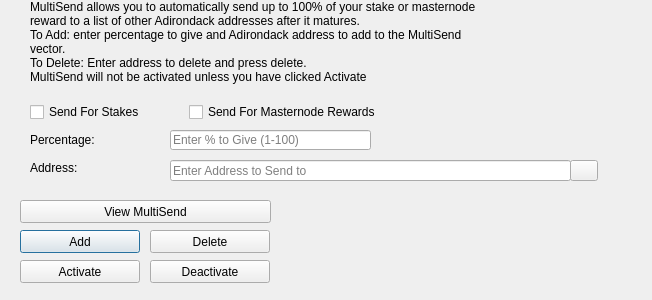
<?xml version="1.0" encoding="UTF-8"?>
<ui version="4.0">
 <class>MultiSendDialog</class>
 <widget class="QDialog" name="MultiSendDialog">
  <property name="windowModality">
   <enum>Qt::NonModal</enum>
  </property>
  <property name="geometry">
   <rect>
    <x>0</x>
    <y>0</y>
    <width>652</width>
    <height>300</height>
   </rect>
  </property>
  <property name="windowTitle">
   <string>MultiSend</string>
  </property>
  <widget class="QLineEdit" name="multiSendPercentEdit">
   <property name="geometry">
    <rect>
     <x>170</x>
     <y>130</y>
     <width>201</width>
     <height>20</height>
    </rect>
   </property>
   <property name="toolTip">
    <string>Enter whole numbers 1 - 100</string>
   </property>
   <property name="placeholderText">
    <string>Enter % to Give (1-100)</string>
   </property>
  </widget>
  <widget class="QLineEdit" name="multiSendAddressEdit">
   <property name="geometry">
    <rect>
     <x>170</x>
     <y>160</y>
     <width>401</width>
     <height>21</height>
    </rect>
   </property>
   <property name="toolTip">
    <string/>
   </property>
   <property name="placeholderText">
    <string>Enter Address to Send to</string>
   </property>
  </widget>
  <widget class="QLabel" name="label_2">
   <property name="geometry">
    <rect>
     <x>30</x>
     <y>0</y>
     <width>451</width>
     <height>121</height>
    </rect>
   </property>
   <property name="lineWidth">
    <number>1</number>
   </property>
   <property name="text">
    <string>MultiSend allows you to automatically send up to 100% of your stake or masternode reward to a list of other Adirondack addresses after it matures.
To Add: enter percentage to give and Adirondack address to add to the MultiSend vector.
To Delete: Enter address to delete and press delete.
MultiSend will not be activated unless you have clicked Activate</string>
   </property>
   <property name="alignment">
    <set>Qt::AlignLeading|Qt::AlignLeft|Qt::AlignTop</set>
   </property>
   <property name="wordWrap">
    <bool>true</bool>
   </property>
  </widget>
  <widget class="QLabel" name="message">
   <property name="geometry">
    <rect>
     <x>290</x>
     <y>200</y>
     <width>351</width>
     <height>91</height>
    </rect>
   </property>
   <property name="text">
    <string/>
   </property>
  </widget>
  <widget class="QPushButton" name="addButton">
   <property name="geometry">
    <rect>
     <x>20</x>
     <y>230</y>
     <width>120</width>
     <height>23</height>
    </rect>
   </property>
   <property name="toolTip">
    <string/>
   </property>
   <property name="statusTip">
    <string>Add to MultiSend Vector</string>
   </property>
   <property name="text">
    <string>Add</string>
   </property>
  </widget>
  <widget class="QPushButton" name="disableButton">
   <property name="geometry">
    <rect>
     <x>150</x>
     <y>260</y>
     <width>120</width>
     <height>23</height>
    </rect>
   </property>
   <property name="statusTip">
    <string>Deactivate MultiSend</string>
   </property>
   <property name="text">
    <string>Deactivate</string>
   </property>
  </widget>
  <widget class="QPushButton" name="addressBookButton">
   <property name="geometry">
    <rect>
     <x>570</x>
     <y>160</y>
     <width>28</width>
     <height>21</height>
    </rect>
   </property>
   <property name="toolTip">
    <string>Choose an address from the address book</string>
   </property>
   <property name="text">
    <string/>
   </property>
   <property name="icon">
    <iconset resource="../adirondack.qrc">
     <normaloff>:/icons/address-book</normaloff>:/icons/address-book</iconset>
   </property>
   <property name="shortcut">
    <string>Alt+A</string>
   </property>
   <property name="autoDefault">
    <bool>false</bool>
   </property>
  </widget>
  <widget class="QLabel" name="label">
   <property name="geometry">
    <rect>
     <x>30</x>
     <y>130</y>
     <width>121</width>
     <height>20</height>
    </rect>
   </property>
   <property name="toolTip">
    <string>Percentage of stake to send</string>
   </property>
   <property name="text">
    <string>Percentage:</string>
   </property>
  </widget>
  <widget class="QLabel" name="label_5">
   <property name="geometry">
    <rect>
     <x>30</x>
     <y>160</y>
     <width>111</width>
     <height>16</height>
    </rect>
   </property>
   <property name="toolTip">
    <string>Address to send portion of stake to</string>
   </property>
   <property name="text">
    <string>Address:</string>
   </property>
  </widget>
  <widget class="QPushButton" name="deleteButton">
   <property name="geometry">
    <rect>
     <x>150</x>
     <y>230</y>
     <width>120</width>
     <height>23</height>
    </rect>
   </property>
   <property name="toolTip">
    <string/>
   </property>
   <property name="statusTip">
    <string>Delete Address From MultiSend Vector</string>
   </property>
   <property name="text">
    <string>Delete</string>
   </property>
  </widget>
  <widget class="QPushButton" name="activateButton">
   <property name="geometry">
    <rect>
     <x>20</x>
     <y>260</y>
     <width>120</width>
     <height>23</height>
    </rect>
   </property>
   <property name="statusTip">
    <string>Activate MultiSend</string>
   </property>
   <property name="text">
    <string>Activate</string>
   </property>
  </widget>
  <widget class="QPushButton" name="viewButton">
   <property name="geometry">
    <rect>
     <x>20</x>
     <y>200</y>
     <width>251</width>
     <height>23</height>
    </rect>
   </property>
   <property name="toolTip">
    <string/>
   </property>
   <property name="statusTip">
    <string>View MultiSend Vector</string>
   </property>
   <property name="text">
    <string>View MultiSend</string>
   </property>
  </widget>
  <widget class="QWidget" name="horizontalLayoutWidget">
   <property name="geometry">
    <rect>
     <x>30</x>
     <y>100</y>
     <width>351</width>
     <height>24</height>
    </rect>
   </property>
   <layout class="QHBoxLayout" name="horizontalLayout">
    <item>
     <widget class="QCheckBox" name="multiSendStakeCheckBox">
      <property name="text">
       <string>Send For Stakes</string>
      </property>
     </widget>
    </item>
    <item>
     <widget class="QCheckBox" name="multiSendMasternodeCheckBox">
      <property name="text">
       <string>Send For Masternode Rewards</string>
      </property>
     </widget>
    </item>
   </layout>
  </widget>
 </widget>
 <resources>
  <include location="../adirondack.qrc"/>
 </resources>
 <connections/>
</ui>
